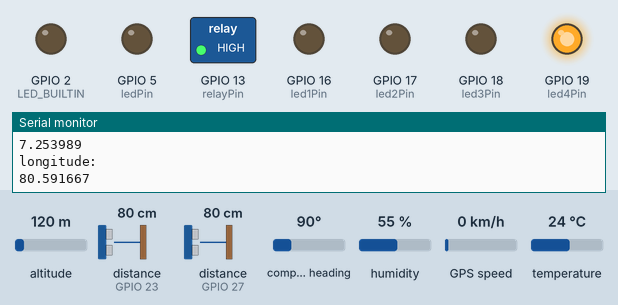
This sketch was run on a simulated ESP32. Shown: switched loads named in the sketch (green lamp = pin HIGH), output pins drawn as LEDs (lit = HIGH), the last lines printed to the serial monitor. Wiring (inferred from the names in the program): 2 × ultrasonic range finder: trigger GPIO 22, echo GPIO 23 / trigger GPIO 25, echo GPIO 27. Dashed ring = blinking. The inputs (shaded band) are chosen by the test bench; at power-on: temperature 24 °C, altitude 120 m, distance to the obstacle (sensors on GPIO 23, GPIO 27) 80 cm, compass heading 90°, humidity 55 %, GPS speed 0 km/h. The echo pulse lasts 58.3 µs per cm; WiFi joins after 1.5 s; servers stay silent unless stated; the GPS gets a fix after 3 s at 37.7749, -122.4194 with 8 satellites; no MQTT or app messages arrive unless stated; pins used as bus, display or sensor lines are not drawn.

Above: at 2.7 s.
2.8 s: temperature set to 27 °C
At 4.1 s:
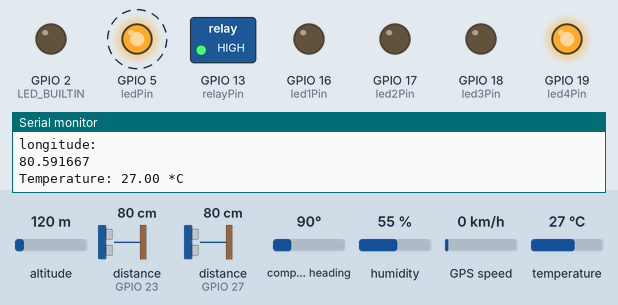
9.0 s: temperature set to 12 °C
At 9.0 s:
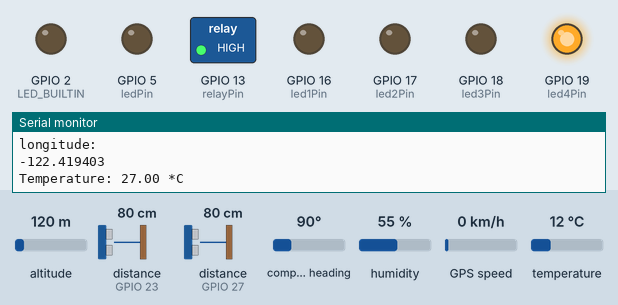
Timing chart, 0 to 12.0 s (numbered marks = the images above; inputs shaded):
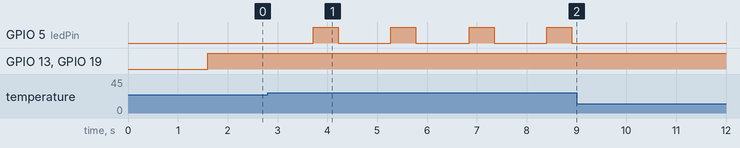

The sketch:

main.ino
```cpp
#include "secrets.h"
#include <Arduino.h>
#include <DHT.h>
#include <DHT_U.h>
#include <ArduinoJson.h>
#include <PubSubClient.h>
#include "WIFI.h"
#include <MQTTClient.h>
#include <WiFiClientSecure.h>
#include <TinyGPS++.h>
#include <HTTPClient.h>


WiFiClientSecure net = WiFiClientSecure();
MQTTClient client = MQTTClient(256);
TinyGPSPlus gps;


#define AWS_IOT_SUBSCRIBE_TOPIC "3yp/Area001/Bin_001"
#define AWS_IOT_PUBLISH_TOPIC "3yp/Area001/Bin_001"


//define DHT11 pin
DHT dht(26, DHT11);
#define ledPin 5

// ultrasonic sensors
#define echoPin1 23
#define trigPin1 22
#define echoPin2 27
#define trigPin2 25
bool isConnected = false;
#define led1Pin 16
#define led2Pin 17
#define led3Pin 18
#define led4Pin 19

// Define variables for temperature and humidity
float duration1, distance1, duration2, distance2, temperature;
float gpsLatitude = 7.253988930424021;
float gpsLongitude =  80.59166442208883;
String binid = "Bin_001";

unsigned long lastPublishTime = 0;
const unsigned long publishInterval = 5000; // Publish data every 5 seconds


// Define relay and door lock pins
#define relayPin 13


void setup() {
  Serial.begin(115200);
  Serial2.begin(9600, SERIAL_8N1, 14, 15); // rx, tx
  connectToWifi();
  connectTOAws();

  dht.begin();
  // ultrasonic sensors
  pinMode(trigPin1, OUTPUT);
  pinMode(echoPin1, INPUT);
  pinMode(trigPin2, OUTPUT);
  pinMode(echoPin2, INPUT);
  pinMode(LED_BUILTIN, OUTPUT);
  pinMode(ledPin, OUTPUT);
  pinMode(led1Pin, OUTPUT);
  pinMode(led2Pin, OUTPUT);
  pinMode(led3Pin, OUTPUT);
  pinMode(led4Pin, OUTPUT);

  // Define relay and door lock pins
  pinMode(relayPin, OUTPUT);
}

void connectTOAws()
{
  net.setCACert(AWS_CERT_CA);
  net.setCertificate(AWS_CERT_CRT);
  net.setPrivateKey(AWS_CERT_PRIVATE);

  client.begin(AWS_IOT_ENDPOINT, 8883, net);

  Serial.println("Connecting to AWS IOT");

  while (!client.connect(THINGNAME)) {
    Serial.print(".");
    delay(500);
  }

  if(!client.connected()){
    Serial.println("AWS IoT Timeout!");
    return;
  }

  client.subscribe(AWS_IOT_SUBSCRIBE_TOPIC);
  Serial.println("AWS IoT Connected!");
}

void loop() {

  //GPS
  readGPSData();
  //dh11
  temperature = dht.readTemperature();
  //humidity and temperature
  if (isnan(temperature) )  // Check if any reads failed and exit early (to try again).
  {
    Serial.println(F("Failed to read from DHT sensor!"));
    return;
  }
  // Display the temperature in Serial Monitor
  Serial.print("Temperature: ");
  Serial.print(temperature);
  Serial.println(" *C");
  // Turn on the LED if the temperature is more than 25
  if (temperature > 25) {
    digitalWrite(ledPin, HIGH); // Turn on the LED
    delay(500); // Wait for 500 milliseconds
    digitalWrite(ledPin, LOW); // Turn off the LED
    delay(500); // Wait for 500 milliseconds
  } else {
    digitalWrite(ledPin, LOW); // Turn off the LED
  }

  // Triggering the ultrasonic sensors
  digitalWrite(trigPin1, LOW);
  delayMicroseconds(2);
  digitalWrite(trigPin1, HIGH);
  delayMicroseconds(10);
  digitalWrite(trigPin1, LOW);
  duration1 = pulseIn(echoPin1, HIGH);
  distance1 = duration1 / 58.2;

  digitalWrite(trigPin2, LOW);
  delayMicroseconds(2);
  digitalWrite(trigPin2, HIGH);
  delayMicroseconds(10);
  digitalWrite(trigPin2, LOW);
  duration2 = pulseIn(echoPin2, HIGH);
  distance2 = duration2 / 58.2;

  //Averaging the distance readings
  float averageDistance = (distance1 + distance2) / 2;

  // Displaying the distance
  Serial.print("Distance 1: ");
  Serial.print(distance1);
  Serial.println(" cm");
  Serial.print("Distance 2: ");
  Serial.print(distance2);
  Serial.println(" cm");
  Serial.print("Average Distance: ");
  Serial.print(averageDistance);
  Serial.println(" cm");

  Serial.println("latitude: ");
  Serial.println(gpsLatitude,6);
  Serial.println("longitude: ");
  Serial.println(gpsLongitude,6);
  // Update garbage level LEDs based on distance
  if (averageDistance <= 10 ){
    digitalWrite(led1Pin, HIGH);
    digitalWrite(led2Pin, LOW);
    digitalWrite(led3Pin, LOW);
    digitalWrite(led4Pin, LOW);
    digitalWrite(relayPin,LOW);
  } else if (averageDistance <= 20) {
    digitalWrite(led1Pin, LOW);
    digitalWrite(led2Pin, HIGH);
    digitalWrite(led3Pin, LOW);
    digitalWrite(led4Pin, LOW);
    digitalWrite(relayPin, HIGH);
  } else if (averageDistance <= 30) {
    digitalWrite(led1Pin, LOW);
    digitalWrite(led2Pin, LOW);
    digitalWrite(led3Pin, HIGH);
    digitalWrite(led4Pin, LOW);
    digitalWrite(relayPin, HIGH);
  } else {
    digitalWrite(led1Pin, LOW);
    digitalWrite(led2Pin, LOW);
    digitalWrite(led3Pin, LOW);
    digitalWrite(led4Pin, HIGH);
    digitalWrite(relayPin, HIGH);
  }

  sendStatsTOAWS();
  client.loop();
  delay(500);
}

void readGPSData()
{
  while (Serial2.available() > 0)
  {
    if (gps.encode(Serial2.read()))
    {
      if (gps.location.isValid())
      {
        gpsLatitude = gps.location.lat();
        gpsLongitude = gps.location.lng();
        Serial2.print("Latitude: ");
        Serial2.print(gpsLatitude, 6);
        Serial2.print(" | Longitude: ");
        Serial2.println(gpsLongitude, 6);
      }
    }
  }
}

void sendStatsTOAWS()
{
  StaticJsonDocument<128> doc;
  doc["binId"] = binid;
  doc["filledLevel"] = (distance1 + distance2) / 2;
  doc["temperature"] = temperature;
  doc["latitude"] = gpsLatitude;
  doc["longitude"] = gpsLongitude;

  char jsonBuffer[256];
  serializeJson(doc, jsonBuffer);
  if (client.connected()) { // Check if client is connected
      client.publish(AWS_IOT_PUBLISH_TOPIC, jsonBuffer);
  }
}

void connectToWifi()
{
  WiFi.mode(WIFI_STA);
  WiFi.begin(WIFI_SSID, WIFI_PASSWORD);

  Serial.println("Connecting to WiFi..");

  while (WiFi.status() != WL_CONNECTED) {
    delay(500);
    Serial.print(".");
  }
  Serial.println("Connected to the WiFi network");
}
```

secrets.h
```cpp
#include <pgmspace.h>
#include <cstdint>
#define SECRET

 #define THINGNAME "Bin_001"                         //change this
//int8_t TIME_ZONE = -5;                              //NYC(USA): -5 UTC

const char WIFI_SSID[] = "SLT-4G_1F60F8";               //change this
const char WIFI_PASSWORD[] = "EC36A30D";          //change this
const char AWS_IOT_ENDPOINT[] = "a2jsyapr1lx107-ats.iot.us-east-1.amazonaws.com";       //change this

// Amazon Root CA 1
static const char AWS_CERT_CA[] PROGMEM = R"EOF(
-----BEGIN CERTIFICATE-----
MIIDQTCCAimgAwIBAgITBmyfz5m/jAo54vB4ikPmljZbyjANBgkqhkiG9w0BAQsF
ADA5MQswCQYDVQQGEwJVUzEPMA0GA1UEChMGQW1hem9uMRkwFwYDVQQDExBBbWF6
b24gUm9vdCBDQSAxMB4XDTE1MDUyNjAwMDAwMFoXDTM4MDExNzAwMDAwMFowOTEL
MAkGA1UEBhMCVVMxDzANBgNVBAoTBkFtYXpvbjEZMBcGA1UEAxMQQW1hem9uIFJv
b3QgQ0EgMTCCASIwDQYJKoZIhvcNAQEBBQADggEPADCCAQoCggEBALJ4gHHKeNXj
ca9HgFB0fW7Y14h29Jlo91ghYPl0hAEvrAIthtOgQ3pOsqTQNroBvo3bSMgHFzZM
9O6II8c+6zf1tRn4SWiw3te5djgdYZ6k/oI2peVKVuRF4fn9tBb6dNqcmzU5L/qw
IFAGbHrQgLKm+a/sRxmPUDgH3KKHOVj4utWp+UhnMJbulHheb4mjUcAwhmahRWa6
VOujw5H5SNz/0egwLX0tdHA114gk957EWW67c4cX8jJGKLhD+rcdqsq08p8kDi1L
93FcXmn/6pUCyziKrlA4b9v7LWIbxcceVOF34GfID5yHI9Y/QCB/IIDEgEw+OyQm
jgSubJrIqg0CAwEAAaNCMEAwDwYDVR0TAQH/BAUwAwEB/zAOBgNVHQ8BAf8EBAMC
AYYwHQYDVR0OBBYEFIQYzIU07LwMlJQuCFmcx7IQTgoIMA0GCSqGSIb3DQEBCwUA
A4IBAQCY8jdaQZChGsV2USggNiMOruYou6r4lK5IpDB/G/wkjUu0yKGX9rbxenDI
U5PMCCjjmCXPI6T53iHTfIUJrU6adTrCC2qJeHZERxhlbI1Bjjt/msv0tadQ1wUs
N+gDS63pYaACbvXy8MWy7Vu33PqUXHeeE6V/Uq2V8viTO96LXFvKWlJbYK8U90vv
o/ufQJVtMVT8QtPHRh8jrdkPSHCa2XV4cdFyQzR1bldZwgJcJmApzyMZFo6IQ6XU
5MsI+yMRQ+hDKXJioaldXgjUkK642M4UwtBV8ob2xJNDd2ZhwLnoQdeXeGADbkpy
rqXRfboQnoZsG4q5WTP468SQvvG5
-----END CERTIFICATE-----
)EOF";

// Device Certificate                                               //change this
static const char AWS_CERT_CRT[] PROGMEM = R"KEY(
-----BEGIN CERTIFICATE-----
MIIDWTCCAkGgAwIBAgIUIs2XGb2GNNL1Qs4AfzzNXik/sKwwDQYJKoZIhvcNAQEL
BQAwTTFLMEkGA1UECwxCQW1hem9uIFdlYiBTZXJ2aWNlcyBPPUFtYXpvbi5jb20g
SW5jLiBMPVNlYXR0bGUgU1Q9V2FzaGluZ3RvbiBDPVVTMB4XDTI0MDEyNDEyNDYy
OFoXDTQ5MTIzMTIzNTk1OVowHjEcMBoGA1UEAwwTQVdTIElvVCBDZXJ0aWZpY2F0
ZTCCASIwDQYJKoZIhvcNAQEBBQADggEPADCCAQoCggEBALlJDVCaKtWRqVpcxv83
2P82uNyLh4vgu+T9xRwUdTqQoGNCD7w3Lma/8D/GFS4NDltXNXcUs+o1158hZJXO
LO1ldBB4vDtsonfgyM36ji9Bof6Rfh64U7DBdi9GA45teHzIgLnDPj1X+2qAXWEq
Gi7vWRS02i+7ntWKzU22nHwUvSC84ZdspBzHuP2HuEmcCPkrhc8VD9ktFJoB6kXd
gyJ/OD8++C6QMaUT3jBR1IPArLmhizNzdBr0b+kzOvpVNeo/aHF/2mEK978gv2hx
r/U6+nYOzVQjtoxUh67K2tk+gzgcjUdNw5FHKNIesDPeKsdD3KEk1Mq0NzSEV0cv
oZ0CAwEAAaNgMF4wHwYDVR0jBBgwFoAU/WfeOiIyFIj21T398PeDWsmaKgMwHQYD
VR0OBBYEFAABvlFaAURnQVhhwB9OsT5Gv4qbMAwGA1UdEwEB/wQCMAAwDgYDVR0P
AQH/BAQDAgeAMA0GCSqGSIb3DQEBCwUAA4IBAQAGg6HxmsbY2s7QOFg24MBn5yHs
ziJkcztYwFJ+NUK3CHDUTeNhfEd06J+XCZTon28S412z/u2h0hEMDApQ2zHBNeop
xF89Ah20HwuFaqU2YzzGI0oWzL7KEaqMn8Eb3iTahmzKcy14OgEdTtGBll9q317L
U+s5Js8Hu25AgbAX8Q2ViUgM8I61vEGKNOIqN4YmGln6qwLpXAJQhAfQ7M3OZfEI
gqTEjdbPm6g9LioV0bCPZrra6R/iPB/vzTAIHZvG3VwkK/ZSaggB0kJ+AtRcZCP4
62iVp+ayByVnNKl3e2Qa/r+f4rQt08fuqcOovWLKyqHaedXkmqMD/94v7QOT
-----END CERTIFICATE-----


)KEY";

// Device Private Key                                               //change this
static const char AWS_CERT_PRIVATE[] PROGMEM = R"KEY(
-----BEGIN RSA PRIVATE KEY-----
MIIEowIBAAKCAQEAuUkNUJoq1ZGpWlzG/zfY/za43IuHi+C75P3FHBR1OpCgY0IP
vDcuZr/wP8YVLg0OW1c1dxSz6jXXnyFklc4s7WV0EHi8O2yid+DIzfqOL0Gh/pF+
HrhTsMF2L0YDjm14fMiAucM+PVf7aoBdYSoaLu9ZFLTaL7ue1YrNTbacfBS9ILzh
l2ykHMe4/Ye4SZwI+SuFzxUP2S0UmgHqRd2DIn84Pz74LpAxpRPeMFHUg8CsuaGL
M3N0GvRv6TM6+lU16j9ocX/aYQr3vyC/aHGv9Tr6dg7NVCO2jFSHrsra2T6DOByN
R03DkUco0h6wM94qx0PcoSTUyrQ3NIRXRy+hnQIDAQABAoIBAHGbkUZywQDip2x4
pqummq8h5oeUJjBmQ89MqqdlA9w9AZrazrshOppV5gG0exgZeUwYVPgHAaoCCYvQ
9dPE71dAdcIDxabKHXRTp8xkbPoczC9DFonPi8E9XjHuRA/4n4AjkIpWZLtITygm
PRturU9KAtznZ0ENUX6t9ORJq/mH0MiU6NGMlUsH8HJSLdHzKlSvQYxty3OtLKT6
Huay+KdCRZ8v02RUa80fa5Ug+f7Udff2Qp+gOcD8rf991hRZXjVpFrMJWdWzpCur
2JWQAbz2ahzJjDDwAXme7weuc+s8+YiUmJ78rWYGGCT3dKurELKUEbR7MCFoK9Ma
7uUbSgECgYEA9bWFCuZo7Fs9gB9q5Mop0vldhgBvgUjlwO67966B96qEo0I3Pwmx
6RAmbryzdmYJt6uANTIUZXobo55COEbc+KqhX9cWx++z7LB7ngEXdv3N04kEFPbB
dvD+a7QLLEJZLU3AYDkea/6cs37QtJ06KY3gYhb3DSAqsojTsDLGS00CgYEAwQus
IhRP3iKyqqjJMNcmzjv8ImOsl0Tyka4vpqW3y+0HMLrXmGXMsxcFo7ab+lOlZP+T
/fNJY1NJilEVd2X0YAPJyW45FRlWrKxiIncLyn4Tj3yjtmmJrjESEO3EwW+YgAdS
BrTcCVLVsFLzTfrXMoXbhreO1wdK5jKnnndfZ5ECgYB+m/xkM3oZYKJ+JLJGFk4a
4lfotsy+R7vsAJhm9ksOPZV/Mp2ZI/vC5omHQkEPX2Defcbgol+UMqmPU/s3WHyA
vhvNcN3SRJfn/MCWGGXo8LtgpxetXcEu8tuG0A15zu54w7m/W29ropVIgK42g1X3
F55prP+8ibi2qn66Kk+3eQKBgQCYWiftdW5a97Nd8Htn6kUb+kdQtK1fbPCrfHbq
5FqbvGMyWCMSiTT2GjM/Mz0CYMVlYjdf8oN2uiKN4NQ6OOKWbCbyq+Ss/CRlfl6s
qJtLohi54zopGj2old2WMrBXoUUPtbdMx6voR9GRqMWQQ2lW3EGWnoNCvOSlrFCR
RdCroQKBgFLlexcFY9hg7wWRSq4nnUIIsEtorFnpaaF2ghrwpAkI2jXyWJA8I3p9
Rlt1J4W+FjjWPrr8mmC3b+GewtVKKxdPPtFoWS7Y4veOcUJ4oxt/n3rh2dQN49ga
YQyKJei6wg4oeOvOJWao5Pioy0tio2o42kcRjftnxEiladR8Ma8h
-----END RSA PRIVATE KEY-----


)KEY";
```

Measured:
- the behaviour switches between 25 and 26 °C on temperature (found by bisection; images 0 and 1)
- after the input at 2.8 s, GPIO 5 (ledPin): alternates HIGH for 0.50 s and LOW for 1.1 s, starting after 0.92 s
- after the input at 9.0 s, GPIO 5 (ledPin): stops changing and stays LOW
